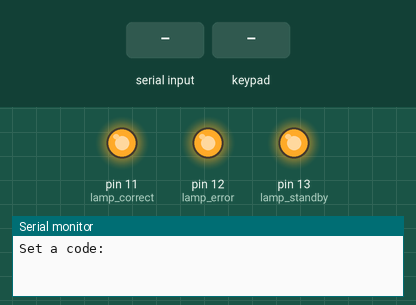
The sketch below on a simulated Arduino Uno, built with avr-gcc and run on an emulated ATmega328P. On the bench: output pins drawn as LEDs (lit = HIGH), the last lines printed to the serial monitor. Dashed ring = blinking. The inputs (shaded band) are chosen by the test bench.

Above: at 0.9 s.
1.0 s: "1" received over Serial
At 3.0 s:
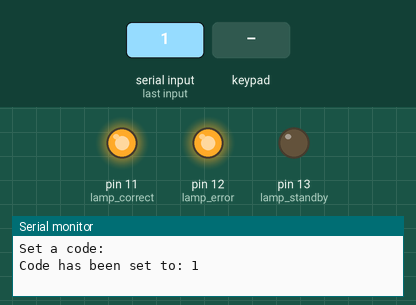
3.5 s: keypad keys # 0 0 0 0 pressed 0.4 s apart
At 4.2 s:
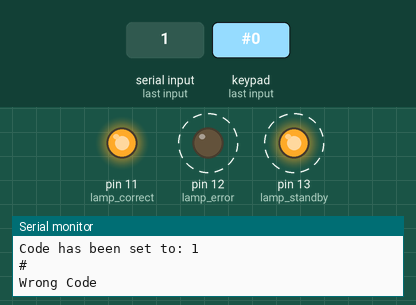
8.0 s: key '1' pressed
At 9.4 s:
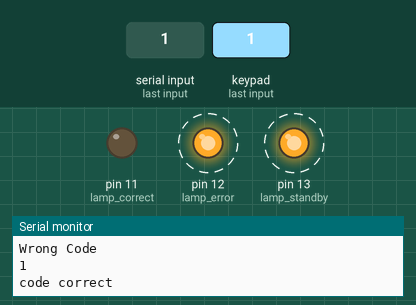
11.0 s: key 'A' pressed
At 11.8 s:
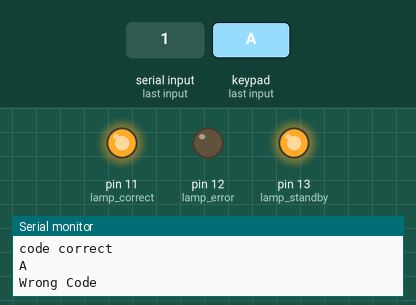
12.5 s: keypad keys # 0 0 0 0 * pressed 0.4 s apart
At 13.3 s:
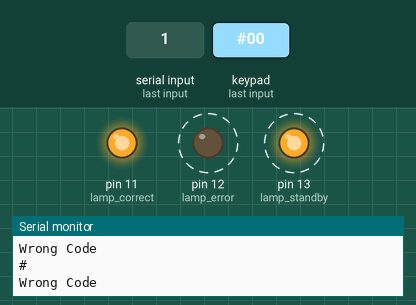
17.9 s: key '2' pressed
Timing chart, 0 to 21.1 s (numbered marks = the images above; inputs shaded):
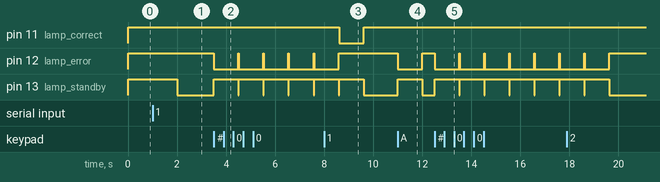

The sketch:

4-HexPad.ino
```cpp
#include <Keypad.h>
String code = "#0000";
String input = "";
const byte ROWS = 4;
const byte COLS = 4;

char hexaKeys[ROWS][COLS] = {
  {'1', '2', '3', 'A'},
  {'4', '5', '6', 'B'},
  {'7', '8', '9', 'C'},
  {'*', '0', '#', 'D'}
};

byte rowPins[ROWS] = {9, 8, 7, 6};
byte colPins[COLS] = {5, 4, 3, 2};
int lamp_standby = 13;
int lamp_error = 12;
int lamp_correct = 11;

Keypad customKeypad = Keypad(makeKeymap(hexaKeys), rowPins, colPins, ROWS, COLS);

void setup(){

  pinMode(lamp_standby, OUTPUT);
  pinMode(lamp_error, OUTPUT);
  pinMode(lamp_correct, OUTPUT);

  digitalWrite(lamp_standby, HIGH);
  digitalWrite(lamp_error, HIGH);
  digitalWrite(lamp_correct, HIGH);

  Serial.begin(9600);

  Serial.println("Set a code: ");
  while(Serial.available() == 0);
  code = Serial.readString();

  digitalWrite(lamp_standby, LOW);

  Serial.println("Code has been set to: " + code);

}

void loop(){
  char customKey = customKeypad.getKey();

  if (customKey){
    Serial.println(customKey);
    //Serial.println(customKey);
    input += customKey;
  }

  if(input.length() == code.length()) checkCode();
}

void checkCode() {
  digitalWrite(lamp_standby, HIGH);
  if(input == code) {
    Serial.println("code correct");
    digitalWrite(lamp_correct, LOW);
    delay(1000);
    digitalWrite(lamp_correct, HIGH);
  }
  else {
    Serial.println("Wrong Code");
    digitalWrite(lamp_error, LOW);
    delay(1000);
    digitalWrite(lamp_error, HIGH);
  }
  input = "";
  digitalWrite(lamp_standby, LOW);
}
```

Measured:
- after the input at 1.0 s, pin 13 (lamp_standby): HIGH → LOW after 1.0 s
- after the input at 3.5 s, pin 12 (lamp_error): alternates HIGH for 0.02 s and LOW for 1.0 s, starting at once; pin 13 (lamp_standby): alternates HIGH for 1.0 s and LOW for 0.02 s, starting at once
- after the input at 8.0 s, pin 11 (lamp_correct): HIGH → LOW after 0.61 s, → HIGH 1.0 s later
- after the input at 11.0 s, pin 12 (lamp_error): HIGH → LOW at once, → HIGH 1.0 s later; pin 13 (lamp_standby): LOW → HIGH at once, → LOW 1.0 s later
- after the input at 12.5 s, pin 12 (lamp_error): alternates HIGH for 0.02 s and LOW for 1.0 s, starting at once; pin 13 (lamp_standby): alternates HIGH for 1.0 s and LOW for 0.02 s, starting at once
